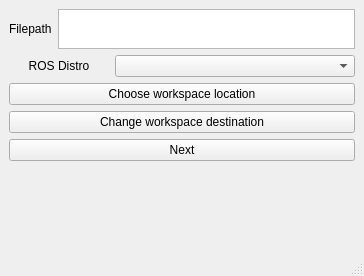
<?xml version="1.0" encoding="UTF-8"?>
<ui version="4.0">
 <class>MainWindow</class>
 <widget class="QMainWindow" name="MainWindow">
  <property name="geometry">
   <rect>
    <x>0</x>
    <y>0</y>
    <width>364</width>
    <height>276</height>
   </rect>
  </property>
  <property name="windowTitle">
   <string>MainWindow</string>
  </property>
  <widget class="QWidget" name="centralwidget">
   <layout class="QVBoxLayout" name="verticalLayout_2">
    <item>
     <layout class="QVBoxLayout" name="verticalLayout">
      <item>
       <layout class="QHBoxLayout" name="horizontalLayout">
        <item>
         <widget class="QLabel" name="filepath_label">
          <property name="text">
           <string>Filepath</string>
          </property>
         </widget>
        </item>
        <item>
         <widget class="QTextBrowser" name="filepath">
          <property name="maximumSize">
           <size>
            <width>16777215</width>
            <height>40</height>
           </size>
          </property>
         </widget>
        </item>
       </layout>
      </item>
      <item>
       <layout class="QHBoxLayout" name="horizontalLayout_4">
        <item>
         <widget class="QLabel" name="label">
          <property name="maximumSize">
           <size>
            <width>100</width>
            <height>16777215</height>
           </size>
          </property>
          <property name="text">
           <string>ROS Distro</string>
          </property>
          <property name="alignment">
           <set>Qt::AlignCenter</set>
          </property>
         </widget>
        </item>
        <item>
         <widget class="QComboBox" name="ros_distro"/>
        </item>
       </layout>
      </item>
      <item>
       <widget class="QPushButton" name="load_workcell">
        <property name="toolTip">
         <string>&lt;html&gt;&lt;head/&gt;&lt;body&gt;&lt;p&gt;Loads a current workcell package and workcell_description folders. Select this ONLY if you have previously created a project with this GUI&lt;/p&gt;&lt;/body&gt;&lt;/html&gt;</string>
        </property>
        <property name="text">
         <string>Choose workspace location</string>
        </property>
       </widget>
      </item>
      <item>
       <widget class="QPushButton" name="change_workcell">
        <property name="text">
         <string>Change workspace destination</string>
        </property>
       </widget>
      </item>
      <item>
       <widget class="QPushButton" name="next">
        <property name="text">
         <string>Next</string>
        </property>
       </widget>
      </item>
      <item>
       <widget class="QLabel" name="error_label">
        <property name="layoutDirection">
         <enum>Qt::LeftToRight</enum>
        </property>
        <property name="text">
         <string/>
        </property>
        <property name="alignment">
         <set>Qt::AlignCenter</set>
        </property>
       </widget>
      </item>
     </layout>
    </item>
   </layout>
  </widget>
  <widget class="QMenuBar" name="menubar">
   <property name="geometry">
    <rect>
     <x>0</x>
     <y>0</y>
     <width>364</width>
     <height>22</height>
    </rect>
   </property>
  </widget>
  <widget class="QStatusBar" name="statusbar"/>
 </widget>
 <resources/>
 <connections/>
</ui>
